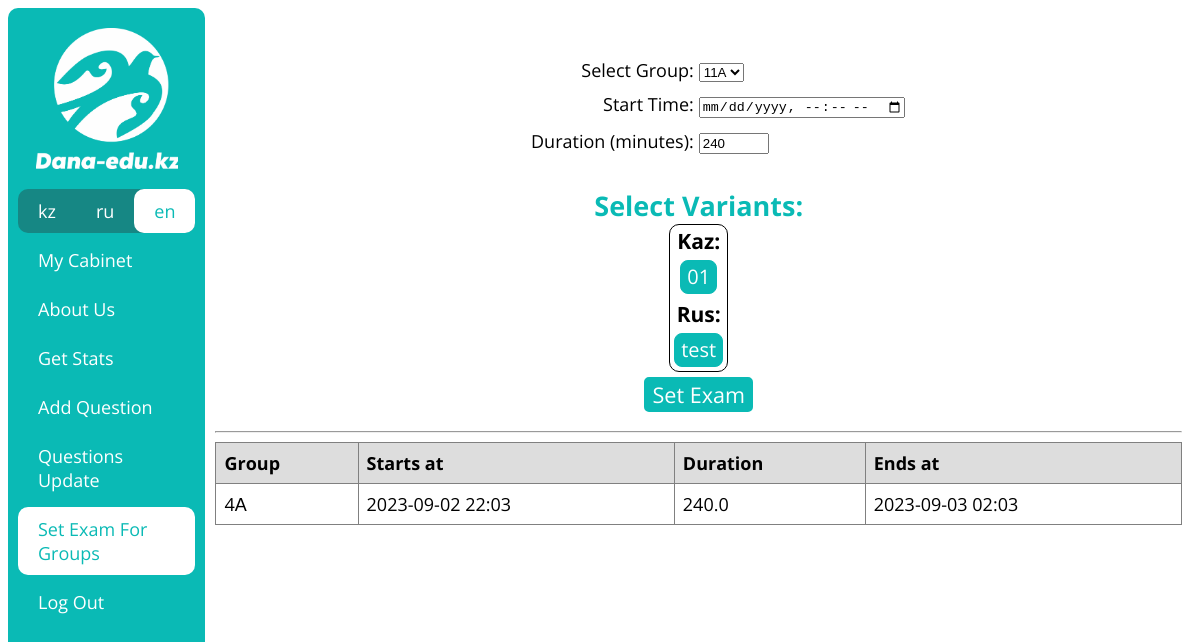
Page /en/set_exam_for_groups (signed in) on the earlier database version.
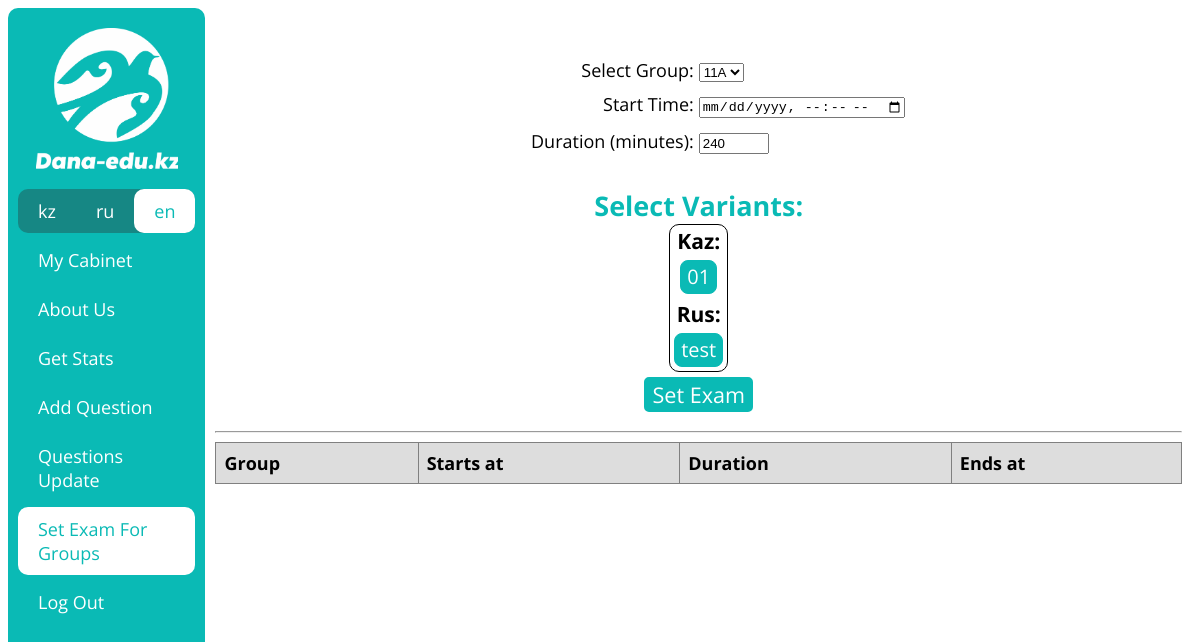
Same page on the later database version.
### examapp/models.py (models this page shows, shortened)
class Variant(models.Model):
    name = models.CharField(max_length=100)
    exam_type = models.CharField(max_length=10, choices=getExamTypesChoices())
    language = models.CharField(max_length=3, choices=getVariantLanguageChoices())

class ExamForGroup(models.Model):
    group = models.ForeignKey('Group', on_delete=models.CASCADE)
    variants = models.ManyToManyField('Variant')
    duration = models.FloatField(default=240)
    starts_at = models.DateTimeField()
    ends_at = models.DateTimeField(null=True, blank=True)
    ended_users = models.ManyToManyField('CustomUser', blank=True)

class Group(models.Model):
    number = models.SmallIntegerField(choices=getNumberChoices())
    literal = models.CharField(choices=getLiteralChoices(), max_length=1)
    school = models.ForeignKey('School', on_delete=models.CASCADE)
    def __str__(self):
        return str(self.number) + str(self.literal)

### examapp/views.py (the view, shortened to what this page needs)
# urls.py: path('set_exam_for_groups', setExamForGroup, name='set_exam_for_groups_url'),
@login_required(login_url='login_url')
def setExamForGroup(request):
    if request.user.type != 'MO':
        return redirect('home_url')
    if request.method == 'GET':
        context = {'groups': Group.objects.all(),
                   'vars_ru': Variant.objects.filter(language='RUS'),
                   'vars_kz': Variant.objects.filter(language='KAZ'),
                   'exam_for_groups': ExamForGroup.objects.all().order_by('-pk'),
                   'urls': getUserUrls(request.user)}
        return render(request, 'set_exam_for_groups_page.html', context)

### examapp/functions.py (called while the page is built)
def getUserUrls(user) -> []:
    urls = [
        {'text': _('My Cabinet'), 'url': 'cabinet_url'},
        {'text': _('About Us'), 'url': 'about_us_url'}
    ]
    if user.type == 'PU':
        urls.append({'text': _('Init Exam'), 'url': 'exam_init_url'})
        urls.append({'text': _('Exam Results'), 'url': 'exam_results_url'})
    if user.type == 'MO':
        urls.append({'text': _('Get Stats'), 'url': 'get_stats_url'})
        urls.append({'text': _('Add Question'), 'url': 'add_questions_init_url'})
        urls.append({'text': _('Questions Update'), 'url': 'questions_update_url'})
        urls.append({'text': _('Set Exam For Groups'), 'url': 'set_exam_for_groups_url'})
    urls.append({'text': _('Log Out'), 'url': 'logout_url'})
    return urls

### templates/set_exam_for_groups_page.html (shortened to what this page needs)
{% extends 'base.html' %}
{% load i18n %}
{% block content %}
    <div align="center" style="font-size: 18px;">
        <form id="group-form" class="form" action="{% url 'set_exam_for_groups_url' %}" method="post">
            <p>
                <label for="group">{% trans 'Select Group:' %} </label>
                <select id="group" name="group" onchange="updateDuration()">
                    {% for group in groups %}
                        <option value="{{ group.id }}">{{ group.number }}{{ group.literal }}</option>
                    {% endfor %}
                </select>
            </p>
            <p>
                <label for="start_time">{% trans 'Start Time:' %} </label>
                <input type="datetime-local" id="start_time" name="start_time" required>
            </p>
            <p>
                <label for="duration">{% trans 'Duration (minutes):' %} </label>
                <input type="number" id="duration" name="duration" style="width:30%" required>
            </p>
        </form>
        <h2 style="margin-bottom: 0px;">{% trans 'Select Variants:' %}</h2>
        <div id="variants" align="center">
            <h3 style="margin-top: 1px; margin-bottom: 1px;">Kaz:</h3>
            {% for variant in vars_kz %}
                <button class="question_button" onclick="selectVariant({{ variant.id }})" style="width: auto; border: 1px solid #0ABAB5; border-radius: 8px;">{{ variant.name }}</button>
            {% endfor %}
            <h3 style="margin-top: 1px; margin-bottom: 1px;">Rus:</h3>
            {% for variant in vars_ru %}
                <button class="question_button" onclick="selectVariant({{ variant.id }})" style="width: auto; border: 1px solid #0ABAB5; border-radius: 8px;">{{ variant.name }}</button>
            {% endfor %}
        </div>
        <input class="btn" form="group-form" type="submit" value="{% trans 'Set Exam' %}" style="font-size: 120%">
        <hr>
        <table class="groups_exams">
            <tr>
                <th>{% trans 'Group' %}</th>
                <th>{% trans 'Starts at' %}</th>
                <th>{% trans 'Duration' %}</th>
                <th>{% trans 'Ends at' %}</th>
            </tr>
            {% for exam in exam_for_groups %}
                <tr>
                    <td>{{ exam.group }}</td>
                    <td>{{ exam.starts_at|date:'Y-m-d H:i' }}</td>
                    <td>{{ exam.duration }}</td>
                    <td>{{ exam.ends_at|date:'Y-m-d H:i' }}</td>
                </tr>
            {% endfor %}
        </table>
    </div>
{% endblock content %}

### templates/base.html (shortened to what this page needs)
<!DOCTYPE html>
{% load static %}
{% load i18n %}
<html lang="en">
<head>
    <link rel="stylesheet" type="text/css" href="{% static 'css/style.css' %}?{% now 'U' %}">
</head>
<body>
    <div class="wrapper">
        <div id="sidebar">
            <a href="{% url 'home_url' %}">
                <img id="sidebar_logo" src="{% static 'images/sidebar-logo.png' %}">
            </a>
            <ul style="margin-top: -40px;">
                <li>
                    {% get_current_language as CURRENT_LANGUAGE %}
                    {% get_available_languages as AVAILABLE_LANGUAGES %}
                    {% get_language_info_list for AVAILABLE_LANGUAGES as languages %}
                    <div id="languages">
                        {% for language in languages %}
                            {% if language.code == CURRENT_LANGUAGE %}
                                <a href="/{{ language.code }}/" class="active language_link">
                                    {% if language.code == 'kk' %}
                                        kz
                                    {% else %}
                                        {{ language.code }}
                                    {% endif %}
                                </a>
                            {% else %}
                                <a href="/{{ language.code }}/" class="language_link">
                                    {% if language.code == 'kk' %}
                                        kz
                                    {% else %}
                                        {{ language.code }}
                                    {% endif %}
                                </a>
                            {% endif %}
                        {% endfor %}
                    </div>
                </li>
            {% for url in urls %}
                <li><a class="nav-link" href="{% url url.url %}">{{ url.text }}</a></li>
            {% endfor %}
            </ul>
        </div>
        <div id="content" class="content" align="center">
            {% block content %}
            {% endblock content %}
        </div>
    </div>
</body>
</html>

### static/css/style.css (style rules this page uses)
html { user-select: none; }
.wrapper { display: flex; }
#sidebar { background: #0ABAB5; flex: 1; border-radius: 10px; min-height: 95vh; color: #ffffff; margin: 0 0 5px; padding: 10px 10px; font-family: 'Open Sans', sans-serif; }
#sidebar a { font-family: 'Open Sans', sans-serif; font-size: 18px; color: #ffffff; }
#sidebar ul { list-style-type: none; margin: 0; padding: 0; }
#sidebar li { margin-bottom: 5px; }
#sidebar li a { display: block; text-decoration: none; padding: 10px 20px; border-radius: 10px; cursor: pointer; }
#sidebar .active { background-color: #ffffff; color: #0ABAB5; }
#sidebar_logo { max-width: 80%; max-height: 80%; display:block; margin:auto; padding: 10px 10px; margin-bottom: 50px; }
#content { flex: 6; overflow-y: scroll; height: 100vh; }
input, select { margin-bottom: 10px; margin-top: 5px; }
body { font-family: 'Open Sans', sans-serif; }
h1, h2 { color: #0ABAB5; }
.groups_exams td, th { border: 1px solid grey; text-align: left; padding: 8px; }
.groups_exams { font-family: 'Open Sans', sans-serif; border-collapse: collapse; width: 100%; }
.groups_exams th { background-color: #dddddd; }
#content { margin: 10px; }
.question_button { font-size: 20px; font-family: 'Open Sans', sans-serif; background: #0ABAB5; border-radius: 5px; color: #ffffff; border: 2px solid #ffffff; margin: 4px; width: 34px; height: 34px; }
.btn { font-size: 20px; font-family: 'Open Sans', sans-serif; background: #0ABAB5; border-radius: 5px; color: #ffffff; border: 2px solid #0ABAB5; }
.form { display: table; margin-top: 40px; }
.form p { display: table-row; text-align: left; }
.form label { display: table-cell; text-align: right; padding-right: 5px; width: 50%; }
.form input { display: table-cell; }
#variants { border: 1px solid black; border-radius: 10px; margin-bottom = 10px; box-shadow = 10px 5px 5px grey; width: fit-content; max-width: 70%; }
.language_link { text-decoration: none; border-radius: 5px; padding: 5px; }
#languages { display: flex; flex-direction: row; justify-content: space-evenly; bottom: 0; border-radius: 10px; background: #168784; }

Differences in the rows shown:
removed ExamForGroup: group "4А", starts_at "2023-09-02 22:03", duration "240.0", ends_at "2023-09-03 02:03"
